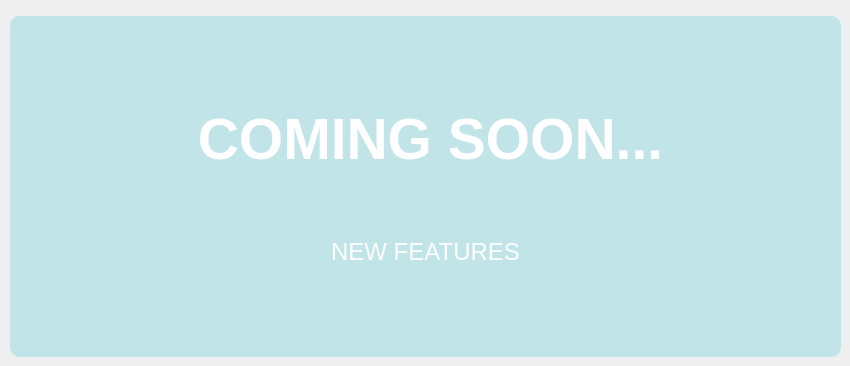
      <widget class="QWidget" name="AutomotiveCommunication_tab">
       <attribute name="title">
        <string>Automotive Communication</string>
       </attribute>
       <widget class="QLineEdit" name="UART_DataReceived_lineEdit_2">
        <property name="enabled">
         <bool>true</bool>
        </property>
        <property name="geometry">
         <rect>
          <x>10</x>
          <y>16</y>
          <width>831</width>
          <height>341</height>
         </rect>
        </property>
        <property name="font">
         <font>
          <family>Segoe UI</family>
          <pointsize>8</pointsize>
         </font>
        </property>
        <property name="styleSheet">
         <string notr="true">QLineEdit {
    border: 2px rgb(5,184,204);
    border-radius: 10px;
    padding: 0 8px;
    background: rgb(5,184,204,20%);
    selection-background-color: darkgray;
}</string>
        </property>
        <property name="text">
         <string/>
        </property>
        <property name="frame">
         <bool>true</bool>
        </property>
        <property name="readOnly">
         <bool>true</bool>
        </property>
        <property name="placeholderText">
         <string/>
        </property>
        <property name="clearButtonEnabled">
         <bool>true</bool>
        </property>
       </widget>
       <widget class="QLabel" name="label">
        <property name="geometry">
         <rect>
          <x>110</x>
          <y>94</y>
          <width>641</width>
          <height>91</height>
         </rect>
        </property>
        <property name="font">
         <font>
          <family>Segoe UI</family>
          <pointsize>43</pointsize>
          <weight>75</weight>
          <bold>true</bold>
         </font>
        </property>
        <property name="styleSheet">
         <string notr="true">color: white</string>
        </property>
        <property name="text">
         <string>COMING SOON...</string>
        </property>
        <property name="alignment">
         <set>Qt::AlignCenter</set>
        </property>
       </widget>
       <widget class="QLabel" name="label_2">
        <property name="geometry">
         <rect>
          <x>240</x>
          <y>226</y>
          <width>371</width>
          <height>51</height>
         </rect>
        </property>
        <property name="font">
         <font>
          <family>Segoe UI</family>
          <pointsize>18</pointsize>
         </font>
        </property>
        <property name="styleSheet">
         <string notr="true">color: white</string>
        </property>
        <property name="text">
         <string>NEW FEATURES</string>
        </property>
        <property name="alignment">
         <set>Qt::AlignCenter</set>
        </property>
       </widget>
      </widget>
